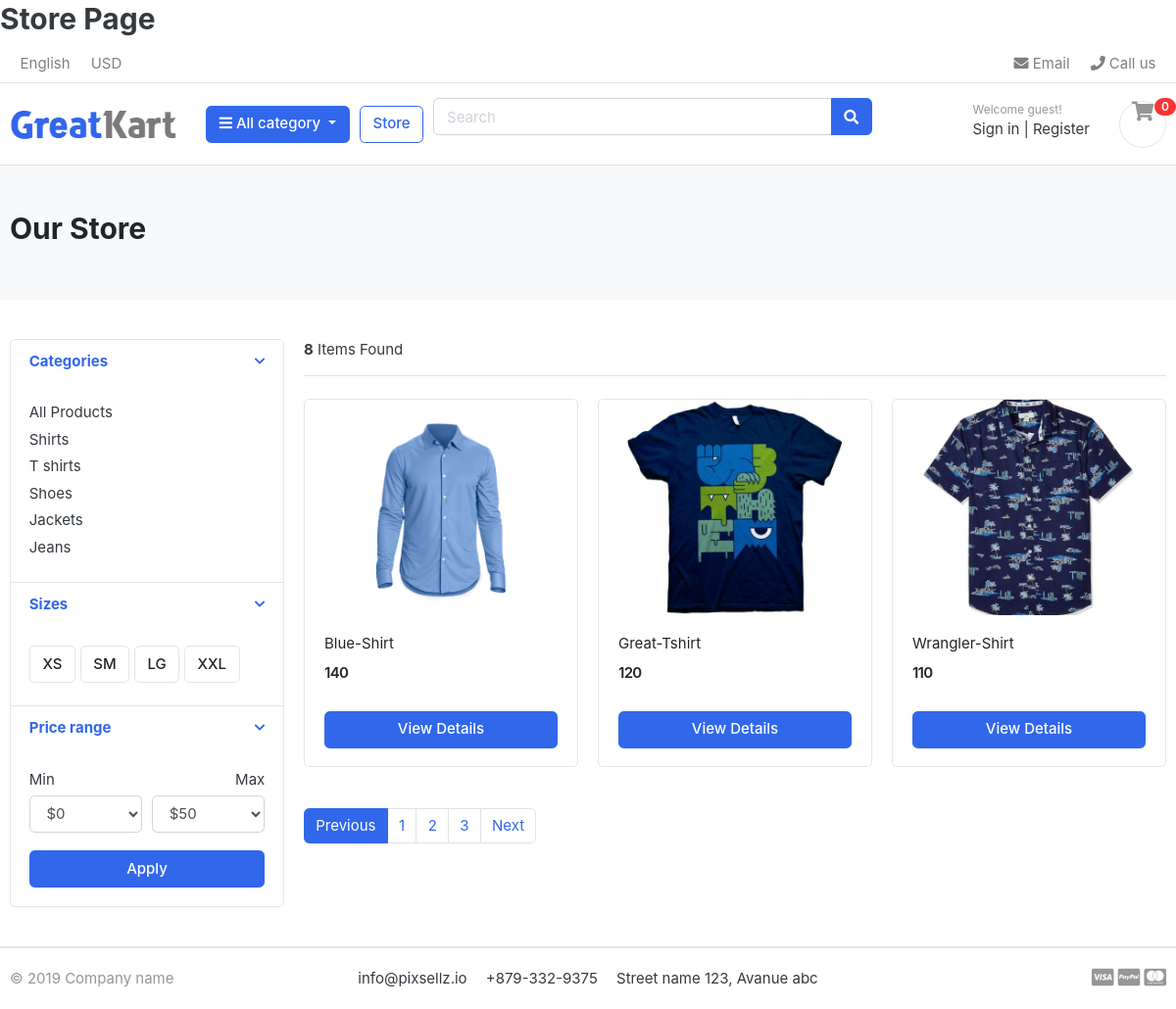
/store/, run on the app's committed database.
### category/models.py (models this page shows, shortened)
class Category (models.Model):
    category_name= models.CharField (max_length= 50, unique= True)
    slug= models.SlugField (max_length= 100, unique= True)   # Slugfield Auto populates slug field as same as category field
    description = models.TextField (max_length= 255, blank= True)
    cat_image= models.ImageField (upload_to = 'photos/categories', blank= True)
    class Meta:
        verbose_name= 'category'
        verbose_name_plural = 'categories'
    def get_url (self):
        return reverse ('products_by_category', args=[self.slug] )

### store/models.py (models this page shows, shortened)
class Product (models.Model):
    product_name        = models.CharField (max_length= 200, unique= True)
    slug                = models.SlugField (max_length= 200, unique= True)
    description         = models.TextField (max_length= 500, blank= True)
    price               = models.IntegerField ()
    images              = models.ImageField (upload_to= 'photos/products')
    stock               = models.IntegerField ()
    is_available        = models.BooleanField (default= True)
    category            = models.ForeignKey  (Category, on_delete=models.CASCADE)
    created_date        = models.DateTimeField(auto_now_add= True)
    modified_date       = models.DateTimeField(auto_now= True)
    def get_url (self):
        return reverse ('product_detail', args= [self.category.slug, self.slug])

### store/views.py (the view)
# urls.py: path('store/', include ('store.urls')),
def store (request, category_slug=None):
    categories= None
    products= None
    if category_slug != None:
        categories = get_object_or_404 (Category, slug=category_slug)
        products = Product.objects.filter (category= categories, is_available= True)
        paginator= Paginator(products, 1)
        page= request.GET.get('page')
        paged_products= paginator.get_page(page)
        product_count= products.count()
    else:
        products= Product.objects.all().filter(is_available=True).order_by('id')
        product_count= products.count()
        paginator= Paginator(products, 3)
        page= request.GET.get('page')
        paged_products= paginator.get_page(page)
        product_count= products.count()
    context= {'products': paged_products, 'product_count': product_count}
    return render (request, 'store/store.html', context)

### carts/context_processors.py (called while the page is built)
def counter(request):
    cart_count=0
    if 'admin' in request.path:
        return()
    else:
        try:
            cart= Cart.objects.filter(cart_id =_cart_id(request))
            cart_items= CartItem.objects.all().filter(cart=cart[:1])
            for cart_item in cart_items:
                cart_count+= cart_item.quantity
        except Cart.DoesNotExist:
            cart_count=0
    return dict (cart_count= cart_count)

### carts/views.py (called while the page is built)
def _cart_id(request):
    cart= request.session.session_key
    if not cart:
        cart= request.session.create ()
    return cart

### category/context_processors.py (called while the page is built)
def menu_links (request):
    links= Category.objects.all()
    return dict (links=links)

### templates/store/store.html (shortened to what this page needs)
<h2>Store Page </h2>
{%extends 'base.html'%}
{%load static%}
{%block content%}
<section class="section-pagetop bg">
<div class="container">
	{% if 'search' in request.path %}
	<h2 class="title-page">Search Result</h2>
	{% else %}
	<h2 class="title-page">Our Store</h2>
	{% endif %}
</div>
</section>
<section class="section-content padding-y">
<div class="container">
<div class="row">
	<aside class="col-md-3">
<div class="card">
	<article class="filter-group">
		<header class="card-header">
			<a href="#" data-toggle="collapse" data-target="#collapse_1" aria-expanded="true" class="">
				<i class="icon-control fa fa-chevron-down"></i>
				<h6 class="title">Categories</h6>
			</a>
		</header>
		<div class="filter-content collapse show" id="collapse_1" style="">
			<div class="card-body">
				<ul class="list-menu">
				<li><a href="{% url 'store' %}">All Products </a></li>
				{% for category in links %}
				<li><a href="{{category.get_url}}">{{category.category_name}} </a></li>
				{% endfor %}
				</ul>
			</div>
		</div>
	</article>
	<article class="filter-group">
		<header class="card-header">
			<a href="#" data-toggle="collapse" data-target="#collapse_4" aria-expanded="true" class="">
				<i class="icon-control fa fa-chevron-down"></i>
				<h6 class="title">Sizes </h6>
			</a>
		</header>
		<div class="filter-content collapse show" id="collapse_4" style="">
			<div class="card-body">
			  <label class="checkbox-btn">
			    <span class="btn btn-light"> XS </span>
			  </label>
			  <label class="checkbox-btn">
			    <span class="btn btn-light"> SM </span>
			  </label>
			  <label class="checkbox-btn">
			    <span class="btn btn-light"> LG </span>
			  </label>
			  <label class="checkbox-btn">
			    <span class="btn btn-light"> XXL </span>
			  </label>
		</div>
		</div>
	</article>
	<article class="filter-group">
		<header class="card-header">
			<a href="#" data-toggle="collapse" data-target="#collapse_3" aria-expanded="true" class="">
				<i class="icon-control fa fa-chevron-down"></i>
				<h6 class="title">Price range </h6>
			</a>
		</header>
		<div class="filter-content collapse show" id="collapse_3" style="">
			<div class="card-body">
				<div class="form-row">
				<div class="form-group col-md-6">
				  <label>Min</label>
				  	<select class="mr-2 form-control">
						<option value="0">$0</option>
					</select>
				</div>
				<div class="form-group text-right col-md-6">
				  <label>Max</label>
				  	<select class="mr-2 form-control">
						<option value="50">$50</option>
					</select>
				</div>
				</div>
				<button class="btn btn-block btn-primary">Apply</button>
			</div>
		</div>
	</article>
</div>
	</aside>
	<main class="col-md-9">
<header class="border-bottom mb-4 pb-3">
		<div class="form-inline">
			<span class="mr-md-auto"><b>{{product_count}}</b> Items Found </span>
		</div>
</header>
<div class="row">
	{% if products %}
	{%for product in products%}
	<div class="col-md-4">
		<figure class="card card-product-grid">
			<div class="img-wrap">
				<a href= "{{product.get_url}}"><img src="{{product.images.url}}"></a>
			</div>
			<figcaption class="info-wrap">
				<div class="fix-height">
					<a href="{{product.get_url}}" class="title">{{product.product_name}}</a>
					<div class="price-wrap mt-2">
						<span class="price">{{product.price}}</span>
					</div>
				</div>
				<a href= "{{product.get_url}}" class="btn btn-block btn-primary"> View Details </a>
			</figcaption>
		</figure>
	</div>
{%endfor%}
{% else %}
<div>
	<h2>
	No Result Found. Please Try Again
	</h2>
</div>
{%endif%}
</div>
<nav class="mt-4" aria-label="Page navigation sample">
	{% if products.has_other_pages%}
  <ul class="pagination">
		{% if products.has_previous %}
    <li class="page-item"><a class="page-link" href="?page={{products.previous_page_number}}">Previous</a></li>
		{% else %}
		<li class="page-item active"><a class="page-link" href="#">Previous</a></li>
		{% endif %}
		{% for i in products.paginator.page_range %}
		{% if products.number == i %}
		<li class="page-item"><a class="page-link" href="#">{{i}}</a></li>
		{% else %}
		<li class="page-item "><a class="page-link" href="?page={{i}}">{{i}}</a></li>
		{% endif %}
		{% endfor %}
		{% if products.has_next %}
    <li class="page-item"><a class="page-link" href="?page={{products.next_page_number}}">Next</a></li>
		{% else %}
		<li class="page-item disabled"><a class="page-link" href="#">Next</a></li>
		{% endif %}
	</ul>
	{% endif %}
</nav>
	</main>
</div>
</div>
</section>
{%endblock%}

### static/css/ui.css (style rules this page uses)
html { font-family: "Inter", sans-serif; font-size: 15px; }
.img-wrap { text-align: center; display: block; }
.img-wrap img { max-width: 100%; }
.price-wrap { letter-spacing: -0.7px; }
.padding-y { padding-top: 40px; padding-bottom: 40px; }
figure { margin-bottom: 0; }
article:after, .form-group:after { display: block; clear: both; content: ""; }
.bg { background-color: #f8f9fa; }
.title-page { color: #212529; }
.btn-light { background-color: #fff; border-color: #e4e4e4; }
[class*=list-] li:after { visibility: hidden; display: block; content: ""; overflow: hidden; height: 0; clear: both; }
.list-menu { list-style: none; margin: 0; padding-left: 0; }
.list-menu li { margin-bottom: 5px; }
.list-menu a { color: #343a40; }
[class*=card-product] a.title { color: #212529; display: block; }
[class*=card-product] .img-wrap { overflow: hidden; position: relative; }
[class*=card-product] .img-wrap img { height: 100%; max-width: 100%; width: auto; display: inline-block; -o-object-fit: cover; object-fit: cover; }
.card-product-grid { margin-bottom: 20px; }
.card-product-grid .img-wrap { border-radius: 0.2rem 0.2rem 0 0; height: 220px; }
.card-product-grid .info-wrap { overflow: hidden; padding: 18px 20px; }
.card-product-grid .fix-height { height: 80px; overflow: hidden; }
.card .img-wrap { overflow: hidden; }
.price { font-weight: 600; color: #212529; }
.icon-control { margin-top: 5px; float: right; font-size: 80%; }
.card-header .title { margin-bottom: 0; line-height: 1.5; }
.filter-group { border-bottom: 1px solid #e4e4e4; }
.filter-group .card-header { border-bottom: 0; }
.filter-group:last-child { border-bottom: 0; }
.checkbox-btn { position: relative; }
.section-pagetop { padding: 45px 0; }

### data on the page
Category: category_name "Shirts"
Category: category_name "T shirts"
Category: category_name "Shoes"
Category: category_name "Jackets"
Category: category_name "Jeans"
Product: images (picture), product_name "Blue-Shirt", price "140"
Product: images (picture), product_name "Great-Tshirt", price "120"
Product: images (picture), product_name "Wrangler-Shirt", price "110"

### other printed values
{{ cart_count }} "0"
{{ product_count }} "8"
{{ i }} "1"
{{ i }} "2" "3"
